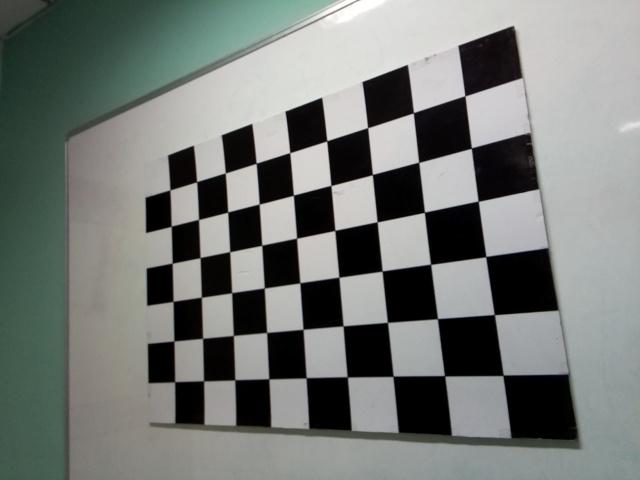
//> input picture practice-7/checkerboard/image_12.jpg, 640 x 480 px, given in place of the camera
$ ./task_3   (built with g++ and OpenCV 4)
//> lines starting //> are read from the running program, lines starting //| are printed output that depends on the picture; after the words box and inside, x2 and y2 are one past the last pixel; in counts of white or black regions, pixels touching at a corner belong together
#include <iostream>
#include <opencv2/imgproc.hpp>
#include <opencv2/highgui.hpp>

using namespace std;

int main(int argc, char** argv)
{
    cv::CommandLineParser parser( argc, argv, "{@input|0|The source of camera.}" );
    int indexCamera = parser.get<int> ( "@input" );

    cv::VideoCapture cap( indexCamera );
    if ( !cap.isOpened() )
    {
        cerr << "Cannot open the camera." << endl;
        return -1;
    }

    cv::Mat frame, grayImg, binaryImg;
    cv::namedWindow("result", cv::WINDOW_AUTOSIZE);
    while ( cap.isOpened() )
    {
        cap >> frame;
//> frame is the input picture: 480 rows x 640 cols, CV_8UC3; mean B, G, R 118, 121.5, 117.3
        cv::cvtColor(frame, grayImg, cv::COLOR_BGR2GRAY);
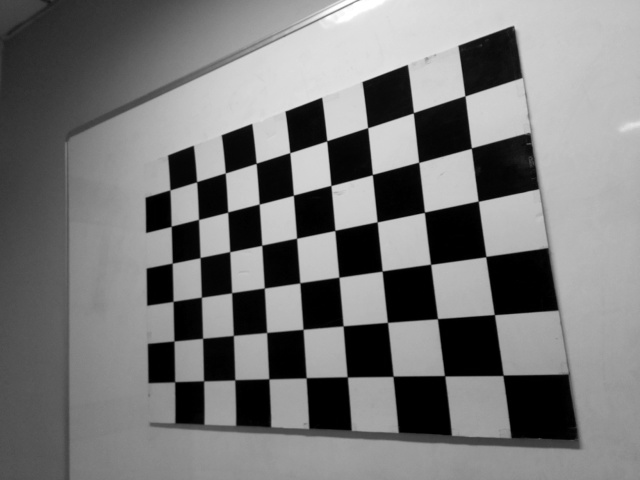
//> grayImg: 480 rows x 640 cols, CV_8UC1; min 0, max 255, mean 119.8

        cv::threshold(grayImg, binaryImg, 0, 255, cv::THRESH_BINARY | cv::THRESH_OTSU);
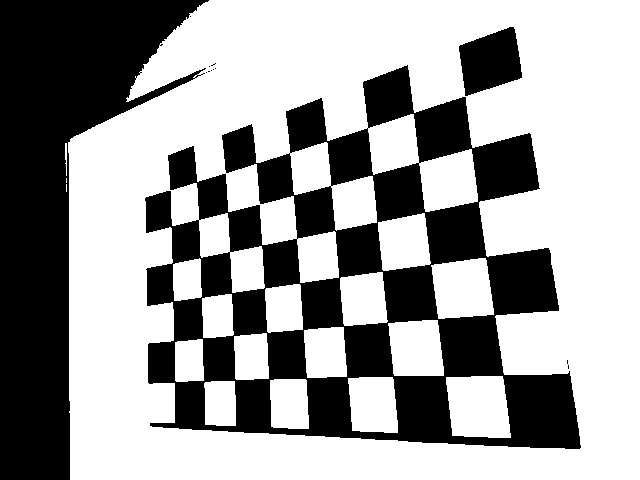
//> binaryImg: 480 rows x 640 cols, CV_8UC1; 61.9% white; 13 black regions (10 under 20 px), largest, box (x1, y1, x2, y2) and area: (145, 65, 581, 449) 69889, (0, 0, 209, 480) 44227, (459, 27, 522, 96) 3028

        cv::Mat labels, stats, centroids;
        int nccomps = cv::connectedComponentsWithStats( binaryImg, labels, stats, centroids, 8, CV_32S );
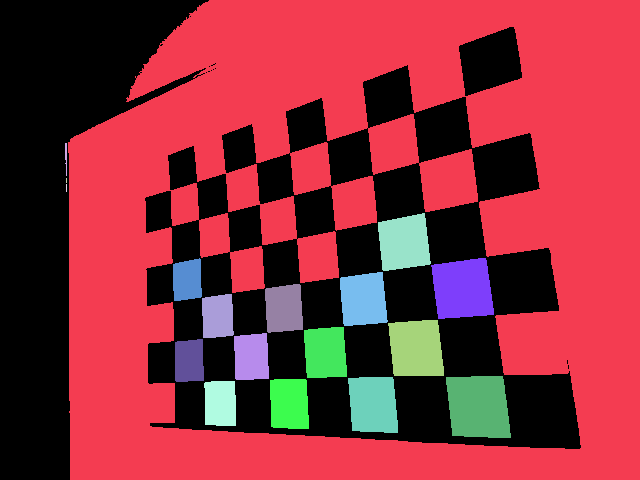
//> labels: 480 rows x 640 cols, CV_32SC1; 19 distinct labels, from 0 to 18; one colour per label, 0 black
//> stats = 19 rows, first 6: [0, 0, 581, 480, 117165], [68, 0, 572, 480, 161513], [65, 143, 2, 33, 51], [66, 178, 1, 5, 5], [66, 184, 1, 8, 8], [378, 213, 53, 58, 2449]; centroids = 19 rows, first 8: [249.2, 242], [364.7, 219.7], [65.65, 156.4], [66, 180], [66, 187.5], [403.7, 242.3], [186.9, 279.7], [462.3, 288.6]; nccomps = 19
        //cout << "Total Connected Components Detected: " << nccomps << endl;

        vector<cv::Vec3b> colors(nccomps + 1);
        colors[0] = cv::Vec3b(0, 0, 0); // background pixels remain black.

        for( int i = 1; i <= nccomps; i++ )
        {
            colors[i] = cv::Vec3b( rand()%256, rand()%256, rand()%256 );    //为第i个blob（除背景外）随机指定颜色
        }
//> this loop made 19 passes

        //cv::Mat dstImage = cv::Mat::zeros(srcImage.size(), CV_8UC3);
        for( int y = 0; y < frame.rows; y++ )
        {
            for( int x = 0; x < frame.cols; x++ )
            {
                int label = labels.at<int>(y, x);
                CV_Assert( 0 <= label && label <= nccomps );

                frame.at<cv::Vec3b>(y, x) = colors[label];
            }
        }
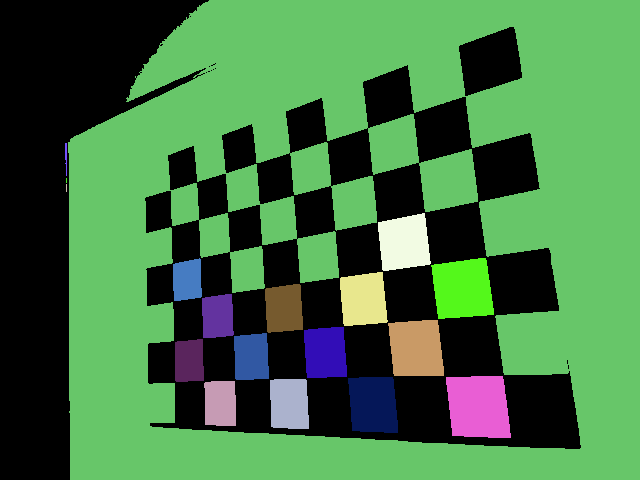
//> frame: 480 rows x 640 cols, CV_8UC3; mean B, G, R 68.4, 116.5, 67.3

        cv::imshow("result", frame);
        if ( cv::waitKey(30) == 'q' )
//> the 'q' key is pressed
        {
            break;
        }

    }


	return 0;
}

$ run again, on practice-7/checkerboard/image_14.jpg
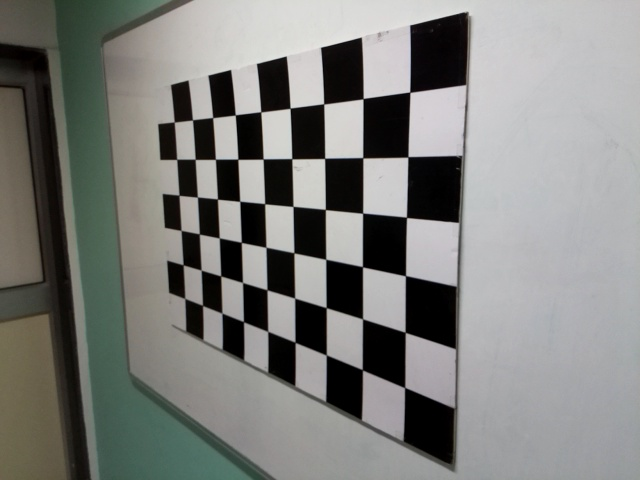
//> input picture practice-7/checkerboard/image_14.jpg, 640 x 480 px, given in place of the camera
//> frame is the input picture: 480 rows x 640 cols, CV_8UC3; mean B, G, R 124.2, 127.3, 126.5
//> binaryImg: 480 rows x 640 cols, CV_8UC1; 61.6% white; 11 black regions (9 under 20 px), largest, box (x1, y1, x2, y2) and area: (0, 0, 276, 480) 63404, (158, 12, 470, 472) 54666
//> `int nccomps = cv::connectedComponentsWithStats( binaryImg, labels, sta..`:
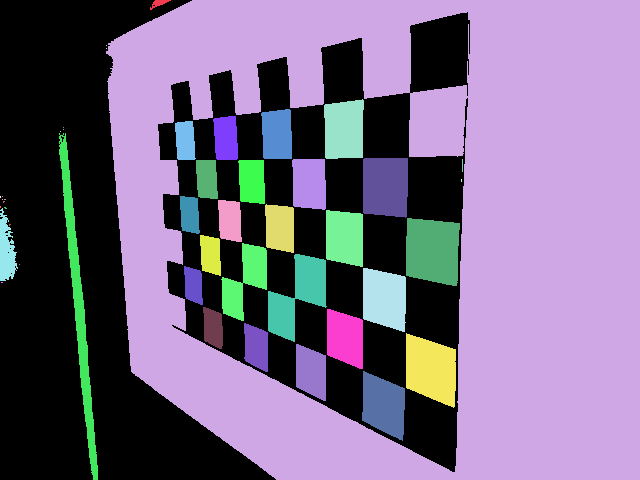
//> labels: 480 rows x 640 cols, CV_32SC1; 46 distinct labels, from 0 to 45; one colour per label, 0 black
//> stats = 46 rows, first 6: [0, 0, 470, 480, 118096], [150, 0, 21, 10, 88], [106, 0, 534, 480, 148449], [106, 45, 1, 1, 1], [106, 48, 1, 1, 1], [324, 99, 40, 60, 2166]; centroids = 46 pairs, first value 0 to 462, second value 2.88 to 405; nccomps = 46
//> the loop `for( int i = 1; i <= nccomps; i++ )` made 46 passes
//> after the loop `for( int y = 0; y < frame.rows; y++ )`:
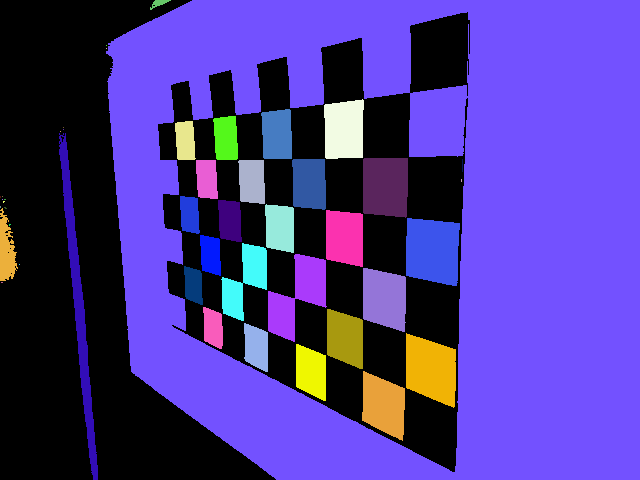
//> frame: 480 rows x 640 cols, CV_8UC3; mean B, G, R 143.9, 55.8, 74.6

$ run again, on practice-7/checkerboard/image_15.jpg
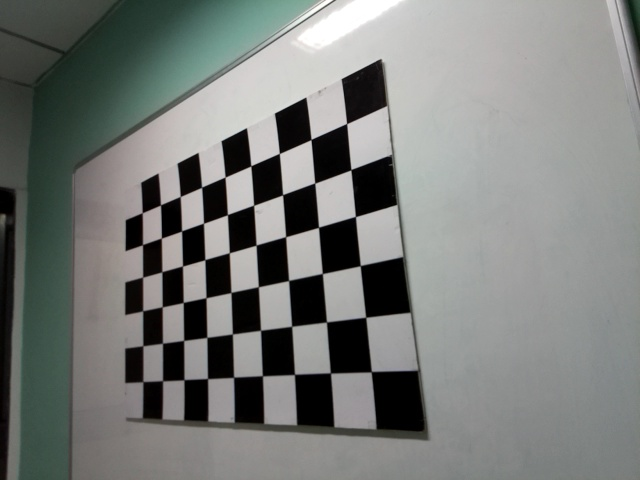
//> input picture practice-7/checkerboard/image_15.jpg, 640 x 480 px, given in place of the camera
//> frame is the input picture: 480 rows x 640 cols, CV_8UC3; mean B, G, R 121, 123.7, 121
//> binaryImg: 480 rows x 640 cols, CV_8UC1; 69.6% white; 33 black regions (29 under 20 px), largest, box (x1, y1, x2, y2) and area: (0, 0, 226, 480) 46764, (125, 60, 429, 440) 45774, (623, 0, 640, 77) 666, (244, 26, 296, 61) 52
//> `int nccomps = cv::connectedComponentsWithStats( binaryImg, labels, sta..`:
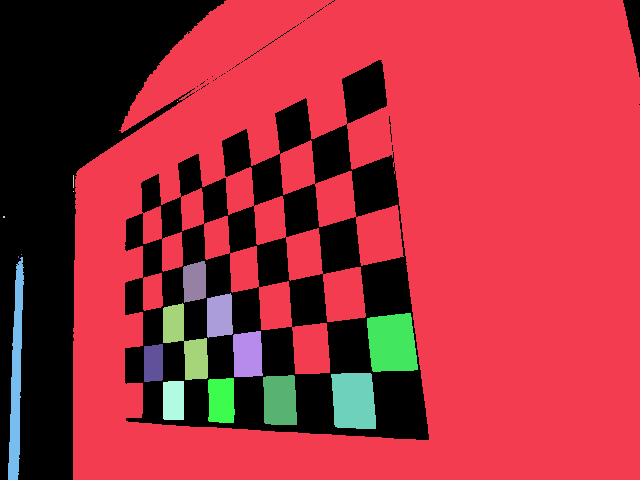
//> labels: 480 rows x 640 cols, CV_32SC1; 19 distinct labels, from 0 to 18; one colour per label, 0 black
//> stats = 19 rows, first 6: [0, 0, 640, 480, 93358], [73, 0, 567, 480, 198018], [177, 101, 1, 1, 1], [73, 175, 1, 13, 13], [73, 191, 1, 1, 1], [3, 216, 2, 2, 4]; centroids = 19 rows, first 8: [173.1, 230.4], [395, 233.8], [177, 101], [73, 181], [73, 191], [3.5, 216.5], [21, 254], [18, 256.5]; nccomps = 19
//> the loop `for( int i = 1; i <= nccomps; i++ )` made 19 passes
//> after the loop `for( int y = 0; y < frame.rows; y++ )`:
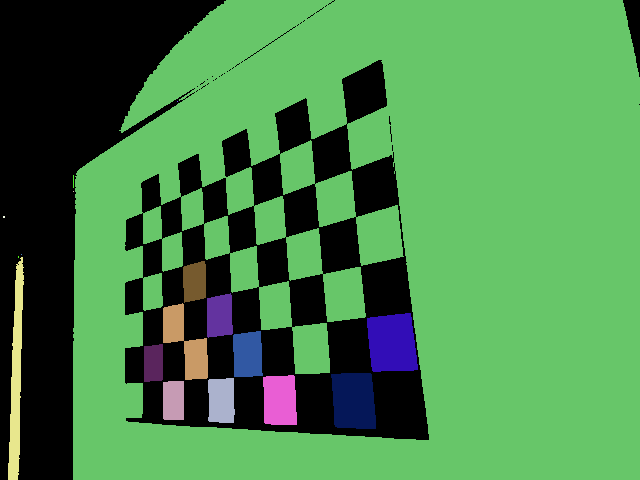
//> frame: 480 rows x 640 cols, CV_8UC3; mean B, G, R 75.2, 132.7, 72.9

$ run again, on practice-7/checkerboard/image_18.jpg
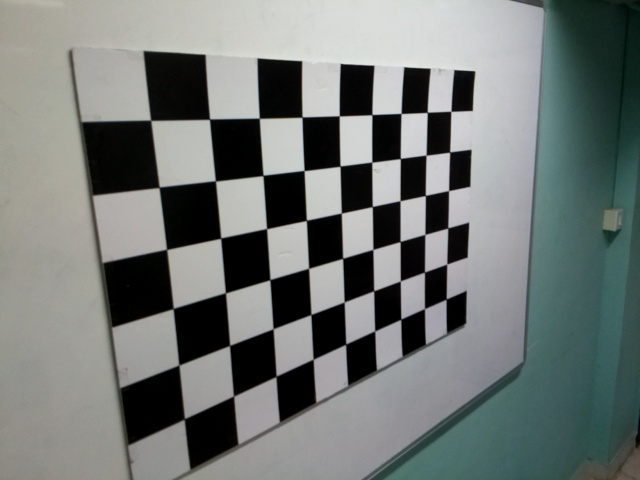
//> input picture practice-7/checkerboard/image_18.jpg, 640 x 480 px, given in place of the camera
//> frame is the input picture: 480 rows x 640 cols, CV_8UC3; mean B, G, R 117.6, 119.9, 114.3
//> binaryImg: 480 rows x 640 cols, CV_8UC1; 59.6% white; 9 black regions (5 under 20 px), largest, box (x1, y1, x2, y2) and area: (69, 50, 467, 480) 58342, (362, 0, 640, 480) 56223, (340, 64, 471, 264) 8592, (452, 70, 475, 112) 847
//> `int nccomps = cv::connectedComponentsWithStats( binaryImg, labels, sta..`:
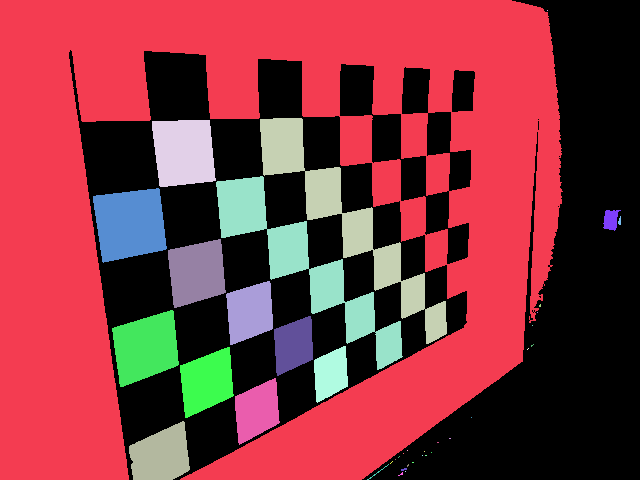
//> labels: 480 rows x 640 cols, CV_32SC1; 40 distinct labels, from 0 to 39; one colour per label, 0 black
//> stats = 40 rows, first 6: [69, 0, 571, 480, 124019], [0, 0, 563, 480, 139114], [547, 10, 1, 1, 1], [260, 118, 187, 226, 8115], [152, 120, 64, 67, 3687], [216, 176, 187, 194, 8246]; centroids = 40 pairs, first value 129.4 to 619.3, second value 10 to 473.8; nccomps = 40
//> the loop `for( int i = 1; i <= nccomps; i++ )` made 40 passes
//> after the loop `for( int y = 0; y < frame.rows; y++ )`:
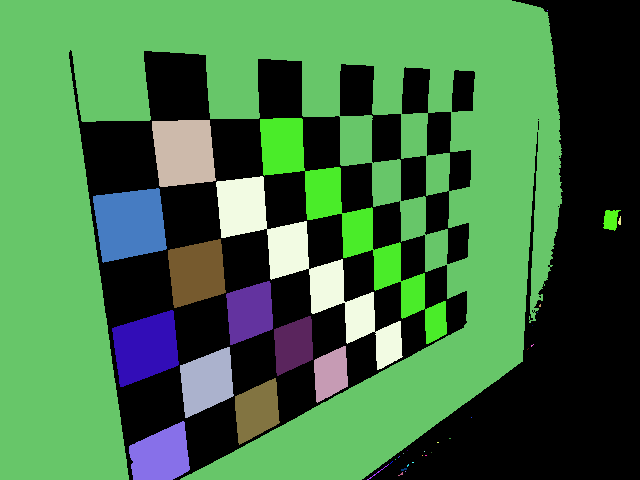
//> frame: 480 rows x 640 cols, CV_8UC3; mean B, G, R 68.9, 112.4, 66
